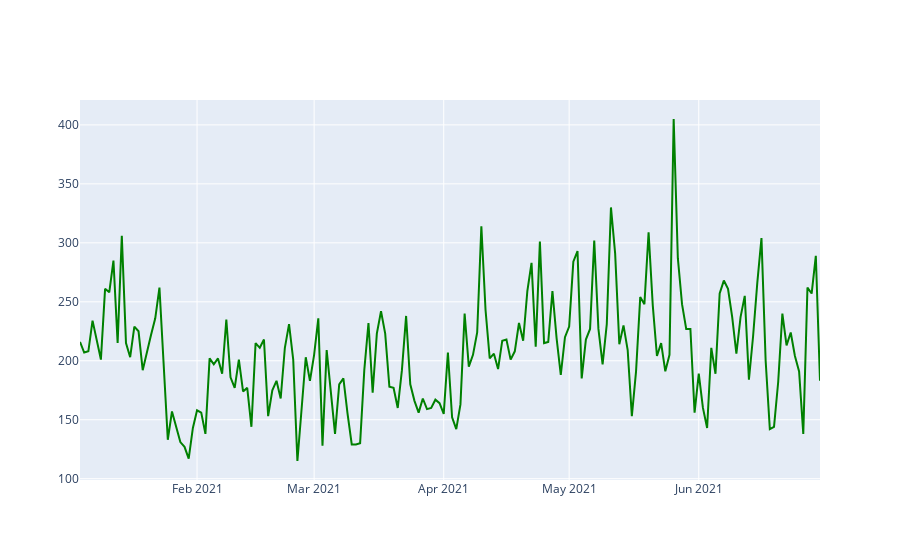

Source (notebook cell):
### Code cell
fig = go.Figure(data=go.Scatter(x=line_datacspt['Fecha'],
                               y=line_datacspt['Células somáticas'],
                               mode='lines',
                               marker=dict(color='green')
                               )
               )
fig.show()

### Figure 1 — Plotly figure (JSON) as saved in the notebook; plotly's stock layout.template omitted (floating-point values rounded to 4 significant figures; data arrays with more than 128 entries replaced by an {"elided": "..."} marker saying what was removed)
{"data": [{"marker": {"color": "green"}, "mode": "lines", "type": "scatter", "x": {"elided": "175 str values"}, "y": {"elided": "175 int values"}}], "layout": {}}
